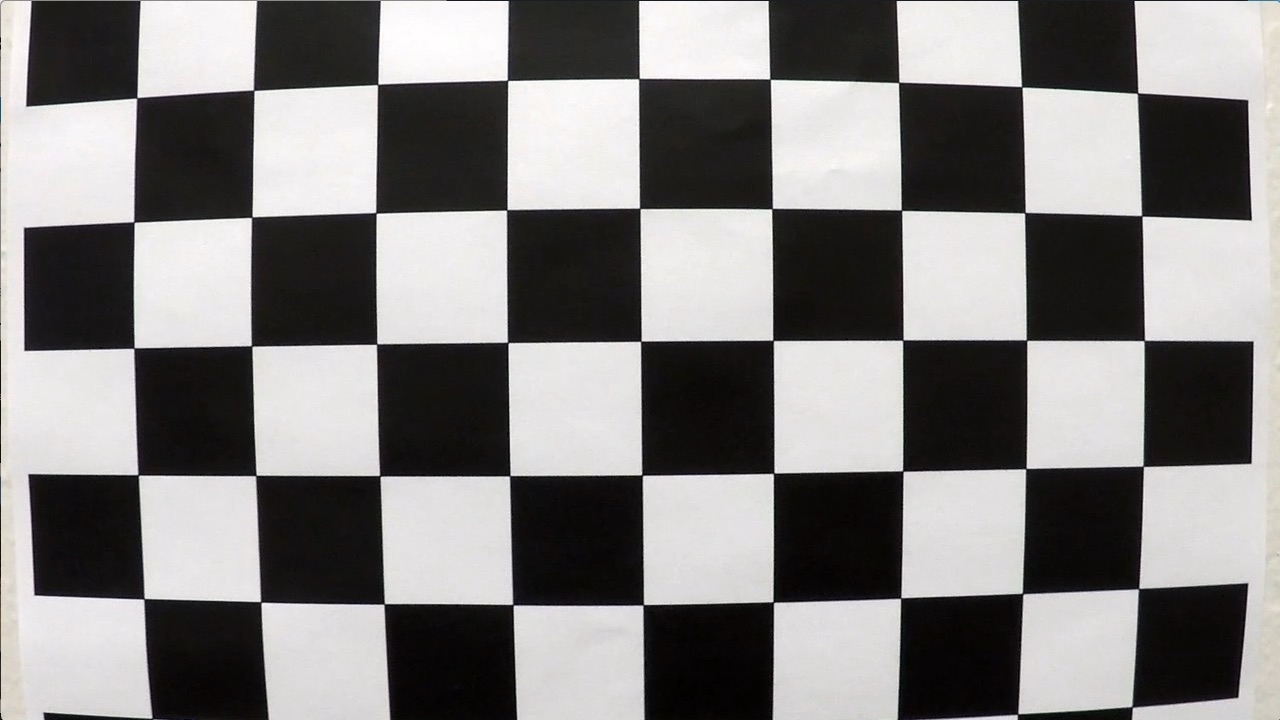
#> input picture camera_cal/calibration1.jpg, 1280 x 720 px
$ python -i HOG.py   (imports and definitions only)   (older library calls are emulated)
#> lines starting #> are read from the running program, lines starting #| are printed output that depends on the picture
#> further down, picture is the input picture: shape (720, 1280, 3); mean B, G, R 127.8, 128.4, 130.1
import numpy as np
from numpy import savetxt
import cv2
import matplotlib.pyplot as plt
import math

###############    HISTOGRAM OF GRADIENTS    ####################

cell_size = 10  # Size of a cell
bin_size = 9  # Number of bins
angle_unit = 20
height = 64
width = 64
cell_gradient_vector = np.zeros((height // cell_size, width // cell_size, bin_size))  # Create the cell gradient vector


def get_gradient(image):
    gx = cv2.Sobel(image, cv2.CV_64F, 1, 0, ksize=5)  # Obtain Gradients iclean the X direction
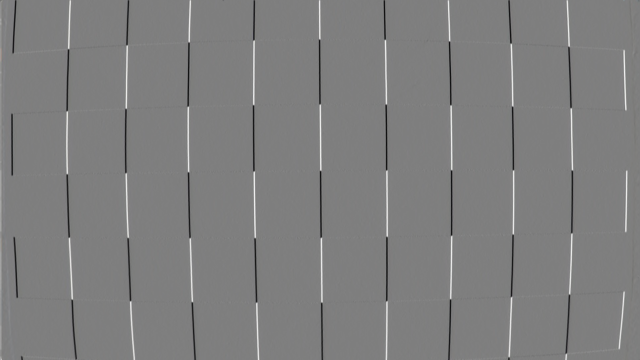
#> gx: shape (720, 1280, 3) float64 (shown at 1/2 size); mean B, G, R 4.1, 4.6, 4.7; drawn with min black and max white
    gy = cv2.Sobel(image, cv2.CV_64F, 0, 1, ksize=5)  # Obtain Gradients in the Y direction
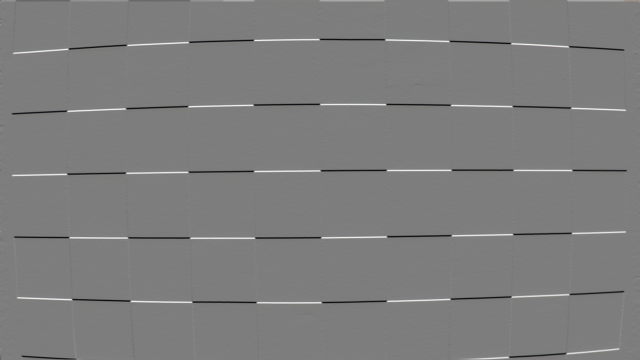
#> gy: shape (720, 1280, 3) float64 (shown at 1/2 size); mean B, G, R -0.5, -0.3, 0; drawn with min black and max white
    magnitude = np.sqrt(gx ** 2 + gy ** 2)  # Obtain Gradient Magnitude
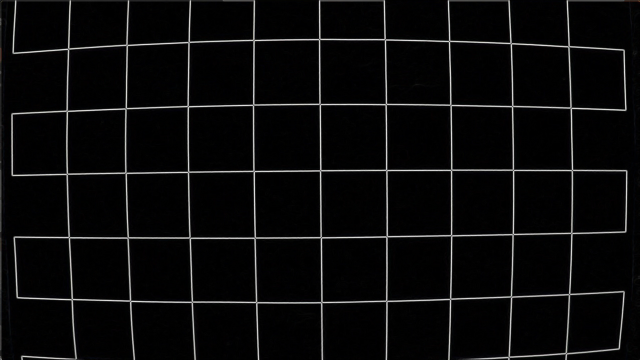
#> magnitude: shape (720, 1280, 3) float64 (shown at 1/2 size); mean B, G, R 467.7, 453.5, 457.5; drawn with min black and max white
    gradient_angle = cv2.phase(gx, gy, angleInDegrees=True)  # Obtain Gradient angle
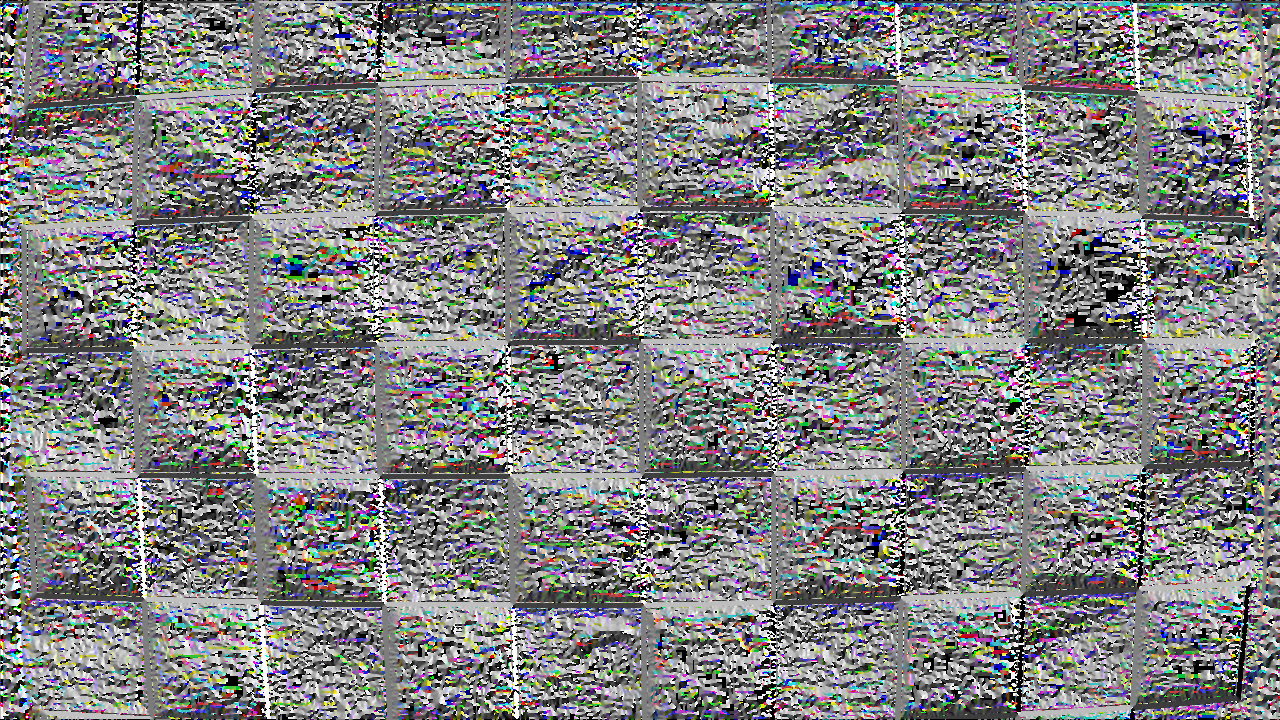
#> gradient_angle: shape (720, 1280, 3) float64; mean B, G, R 183, 183, 182; drawn with min black and max white

    return magnitude, abs(gradient_angle)


def cell_gradient(cell_magnitude, cell_angle):
    orientation_centers = [0] * bin_size
    hog = []

    # Iterate through the cell in x and y directions (each pixel)
    for k in range(cell_magnitude.shape[0]):
        for l in range(cell_magnitude.shape[1]):
            angle = 0
            gradient_strength = cell_magnitude[k][l]  # Gradient value for one pixel
            gradient_angle = cell_angle[k][l]  # Gradient angle for one pixel

            if (gradient_angle <= 180):  # Making angle values in the range 0 to 9
                angle = int(gradient_angle // 20)

            if (gradient_angle >= 180):  # Making angle values in the range 0 to 9
                angle = int(gradient_angle // 40)

            if (angle < 9):
                orientation_centers[angle] += (gradient_strength / 2)  # Add the gradient weight to the respective bins
                orientation_centers[angle - 1] += (
                            gradient_strength / 2)  # Add the gradient weight to the respective bins

    # Plot the histogram
    '''
    bin_labels = [str(i) for i in range(9)]  # Labels for the bins
    plt.bar(bin_labels, orientation_centers)  # Create a bar chart
    plt.xlabel('Bin')
    plt.ylabel('Magnitude')
    plt.title('Histogram of Gradients')
    plt.show(block = True)  # Display the chart
    '''
    return orientation_centers


def hog(image):
    mag, angle = get_gradient(image)

    # Obtain gradient angle and magnitude for one cell from whole image
    for i in range(cell_gradient_vector.shape[0]):
        for j in range(cell_gradient_vector.shape[1]):
            cell_magnitude = mag[i * cell_size:(i + 1) * cell_size,
                             # Obtain magnitude vector for one cell from full magnitude
                             j * cell_size:(j + 1) * cell_size]
            cell_angle = angle[i * cell_size:(i + 1) * cell_size,  # Obtain angle vector for one cell from full angle
                         j * cell_size:(j + 1) * cell_size]

            cell_gradient_vector[i][j] = cell_gradient(cell_magnitude,
                                                       cell_angle)  # Pass cell gradient vector for histogram


    hog_vector = []
    for i in range(cell_gradient_vector.shape[0] - 1):
        for j in range(cell_gradient_vector.shape[1] - 1):
            block_vector = []  # A vector to store the blocks

            # Take 4 cells to form a block
            block_vector.extend(cell_gradient_vector[i][j])
            block_vector.extend(cell_gradient_vector[i][j + 1])
            block_vector.extend(cell_gradient_vector[i + 1][j])
            block_vector.extend(cell_gradient_vector[i + 1][j + 1])

            mag = lambda vector: math.sqrt(sum(i ** 2 for i in vector))  # Getting the magnitude of the final vector
            magnitude = mag(block_vector)
            if magnitude != 0:
                normalize = lambda block_vector, magnitude: [element / magnitude for element in block_vector]
                block_vector = normalize(block_vector, magnitude)
            hog_vector.append(block_vector)
    return np.concatenate(hog_vector)
    print(np.array(hog_vector).shape)

>>> import cv2
>>> picture = cv2.imread('camera_cal/calibration1.jpg')
#> (the run stopped early here; a loop or call above may not have finished)

$ run again, on camera_cal/calibration10.jpg
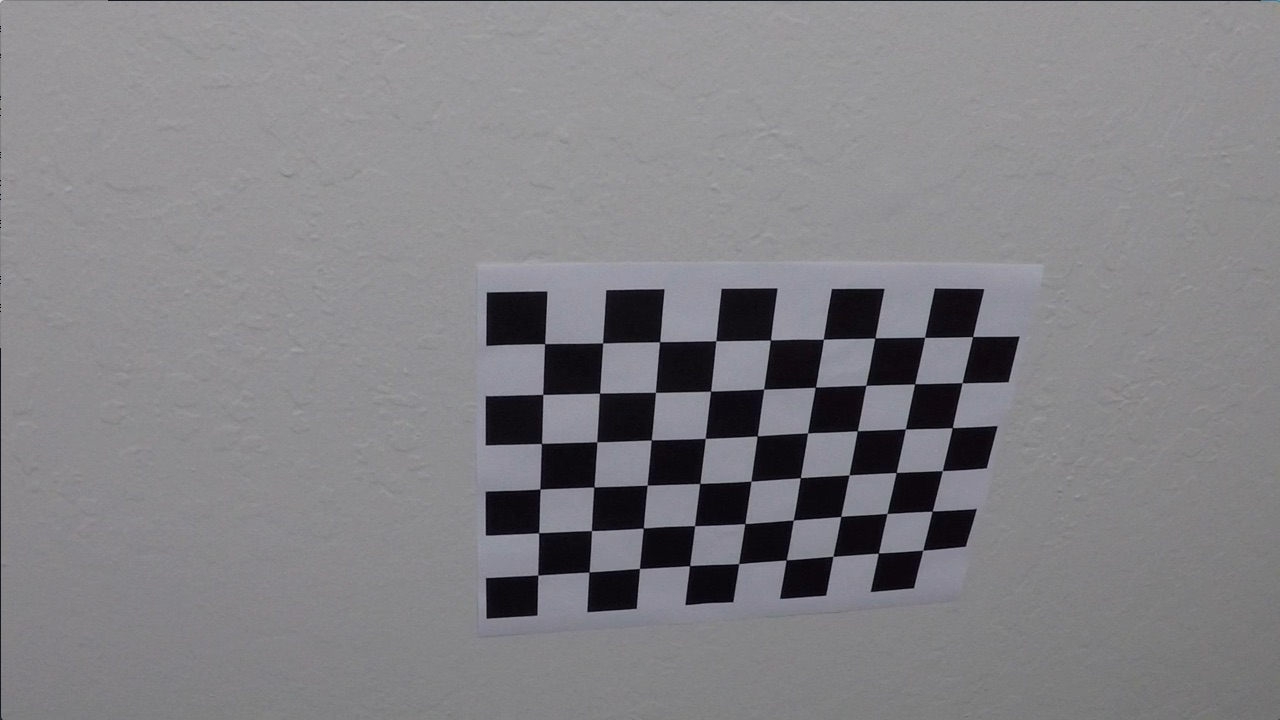
#> input picture camera_cal/calibration10.jpg, 1280 x 720 px
#> picture is the input picture: shape (720, 1280, 3); mean B, G, R 133.1, 129.4, 130.2
#> in get_gradient, `magnitude = np.sqrt(gx ** 2 + gy ** 2)`:
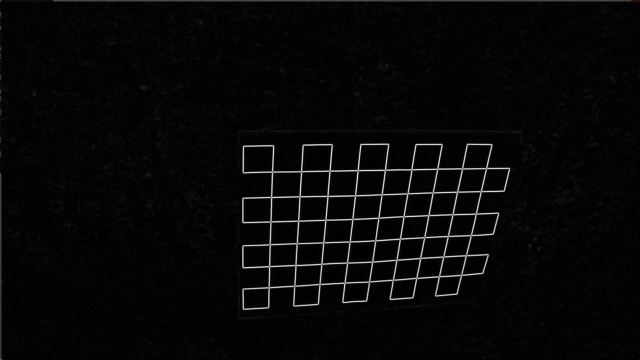
#> magnitude: shape (720, 1280, 3) float64 (shown at 1/2 size); mean B, G, R 235.1, 227.6, 228.2; drawn with min black and max white
#> in get_gradient, `gradient_angle = cv2.phase(gx, gy, angleInDegrees=True)`:
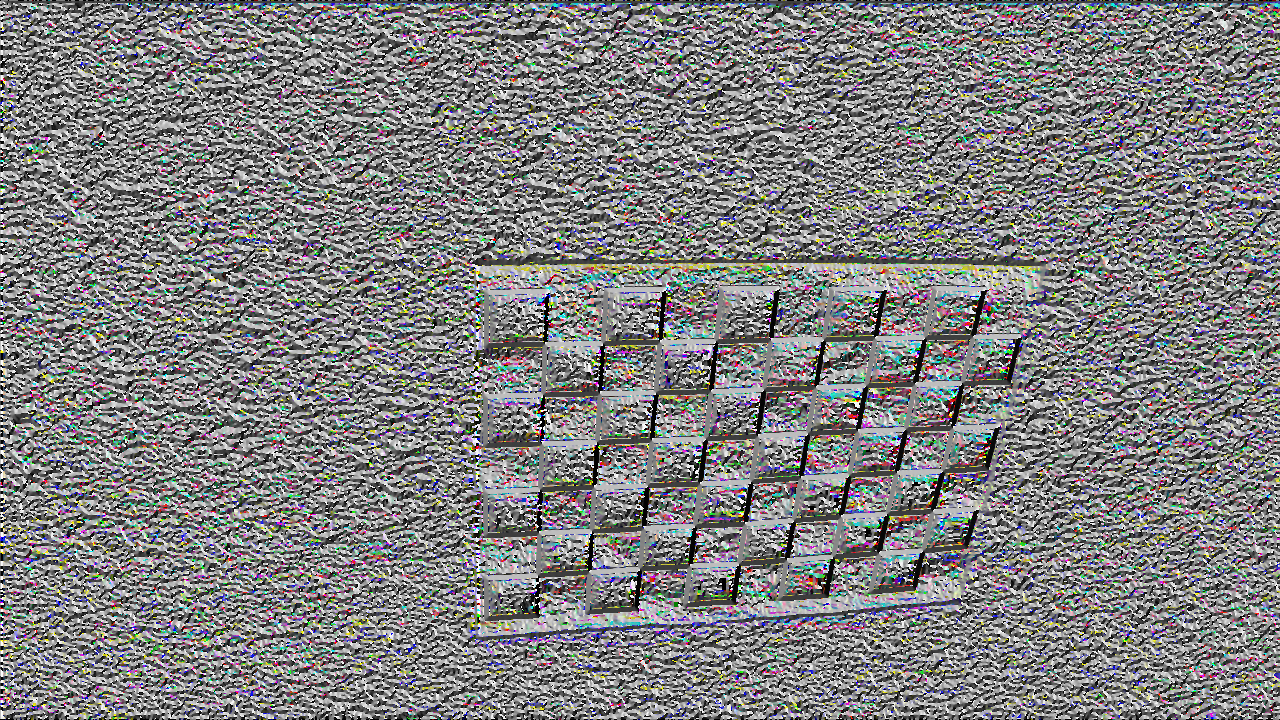
#> gradient_angle: shape (720, 1280, 3) float64; mean B, G, R 181.1, 180.5, 180.6; drawn with min black and max white

$ run again, on camera_cal/calibration11.jpg
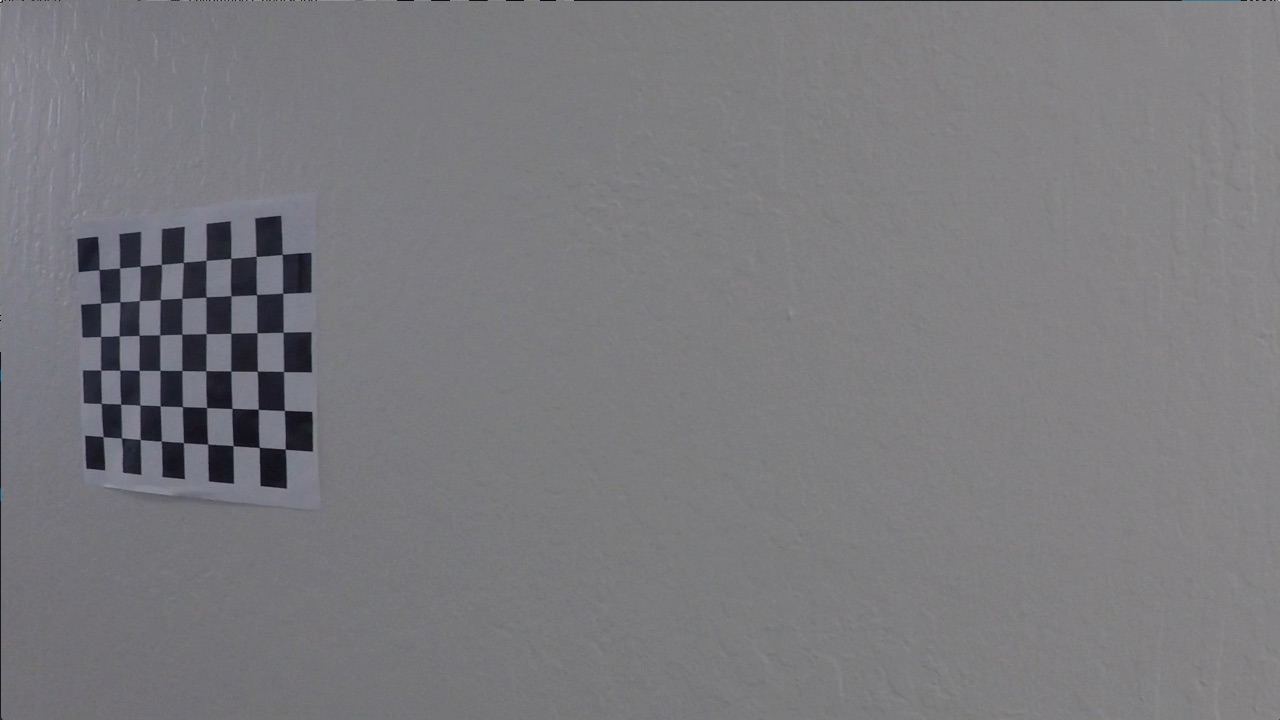
#> input picture camera_cal/calibration11.jpg, 1280 x 720 px
#> picture is the input picture: shape (720, 1280, 3); mean B, G, R 125.2, 121.7, 122.2
#> in get_gradient, `magnitude = np.sqrt(gx ** 2 + gy ** 2)`:
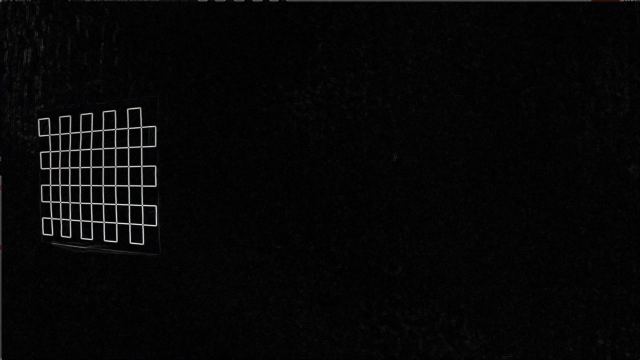
#> magnitude: shape (720, 1280, 3) float64 (shown at 1/2 size); mean B, G, R 155.1, 148.8, 149.6; drawn with min black and max white
#> in get_gradient, `gradient_angle = cv2.phase(gx, gy, angleInDegrees=True)`:
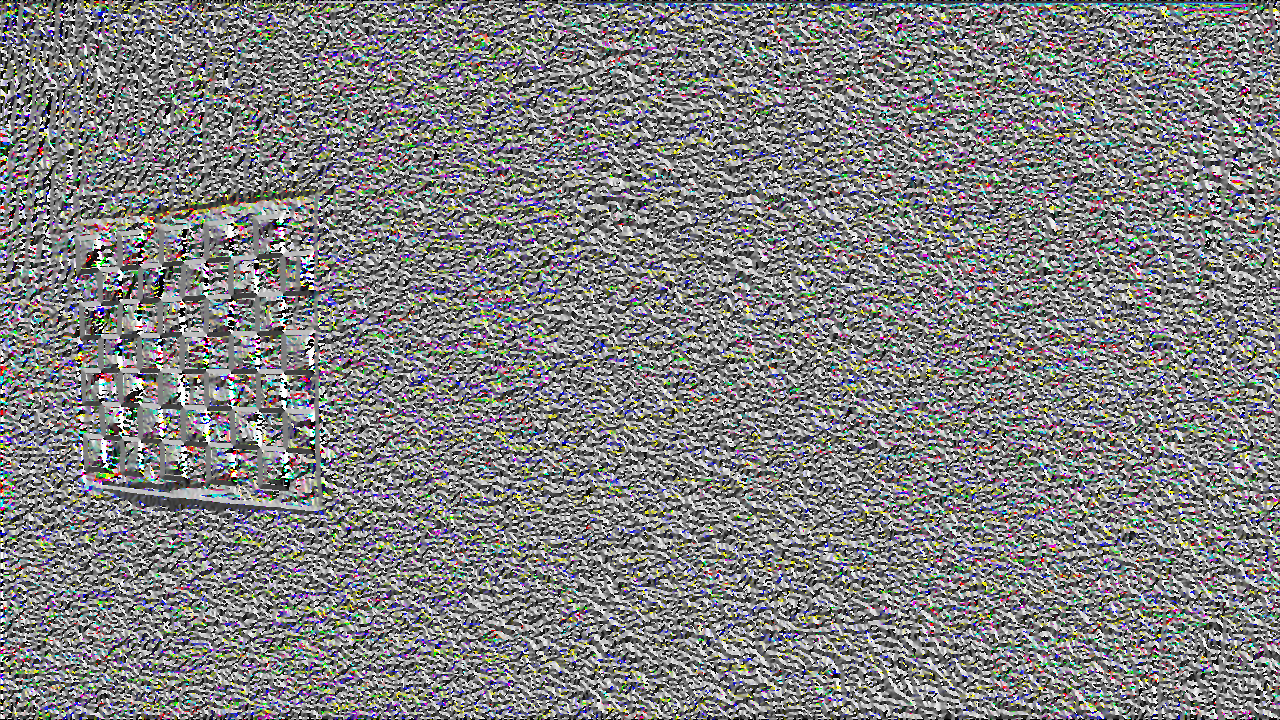
#> gradient_angle: shape (720, 1280, 3) float64; mean B, G, R 181.7, 181.5, 181.4; drawn with min black and max white
